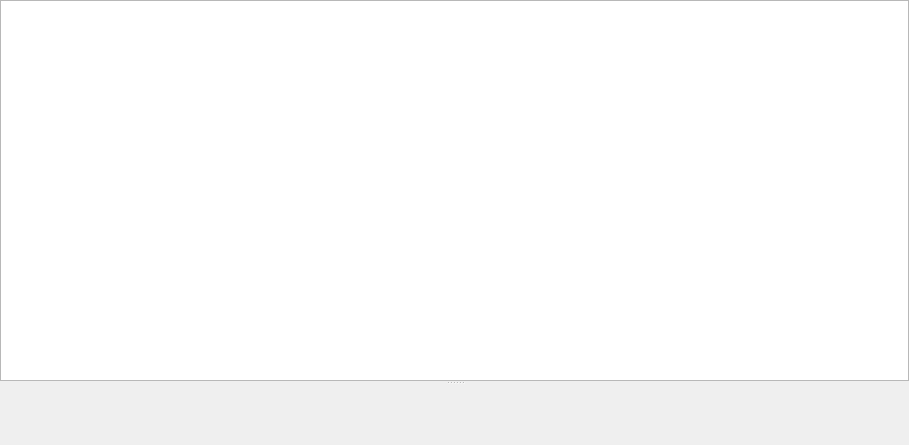
<?xml version="1.0" encoding="UTF-8"?>
<ui version="4.0">
 <class>BlocksTab</class>
 <widget class="QWidget" name="BlocksTab">
  <property name="geometry">
   <rect>
    <x>0</x>
    <y>0</y>
    <width>909</width>
    <height>445</height>
   </rect>
  </property>
  <property name="windowTitle">
   <string>Form</string>
  </property>
  <layout class="QVBoxLayout" name="verticalLayout">
   <property name="spacing">
    <number>0</number>
   </property>
   <property name="leftMargin">
    <number>0</number>
   </property>
   <property name="topMargin">
    <number>0</number>
   </property>
   <property name="rightMargin">
    <number>0</number>
   </property>
   <property name="bottomMargin">
    <number>0</number>
   </property>
   <item>
    <widget class="QSplitter" name="splitter">
     <property name="orientation">
      <enum>Qt::Vertical</enum>
     </property>
     <widget class="QTreeView" name="tvSegments">
      <property name="editTriggers">
       <set>QAbstractItemView::NoEditTriggers</set>
      </property>
      <property name="selectionMode">
       <enum>QAbstractItemView::SingleSelection</enum>
      </property>
      <property name="selectionBehavior">
       <enum>QAbstractItemView::SelectRows</enum>
      </property>
      <property name="rootIsDecorated">
       <bool>false</bool>
      </property>
      <property name="uniformRowHeights">
       <bool>true</bool>
      </property>
      <property name="itemsExpandable">
       <bool>false</bool>
      </property>
      <property name="allColumnsShowFocus">
       <bool>true</bool>
      </property>
      <property name="expandsOnDoubleClick">
       <bool>false</bool>
      </property>
     </widget>
     <widget class="TableWidget" name="tableWidget" native="true"/>
    </widget>
   </item>
  </layout>
 </widget>
 <customwidgets>
  <customwidget>
   <class>TableWidget</class>
   <extends>QWidget</extends>
   <header>widgets/tablewidget.h</header>
   <container>1</container>
  </customwidget>
 </customwidgets>
 <resources/>
 <connections/>
</ui>
